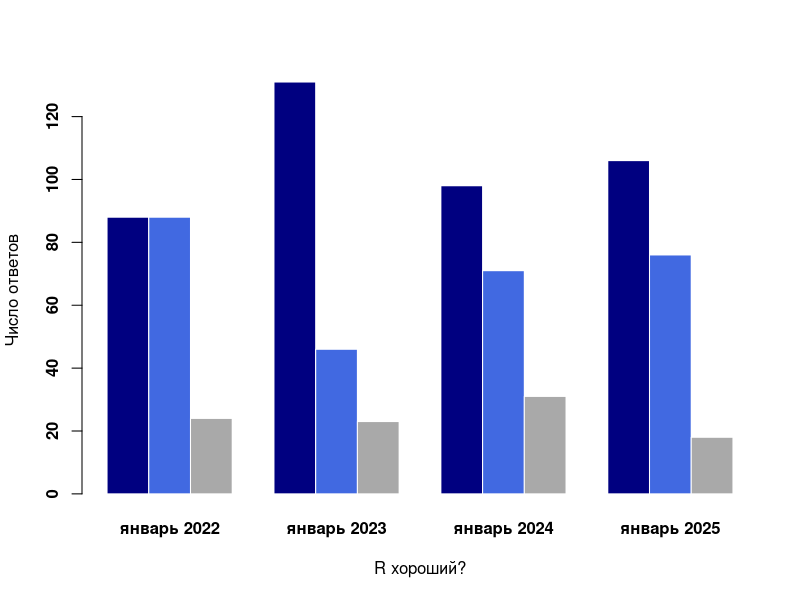
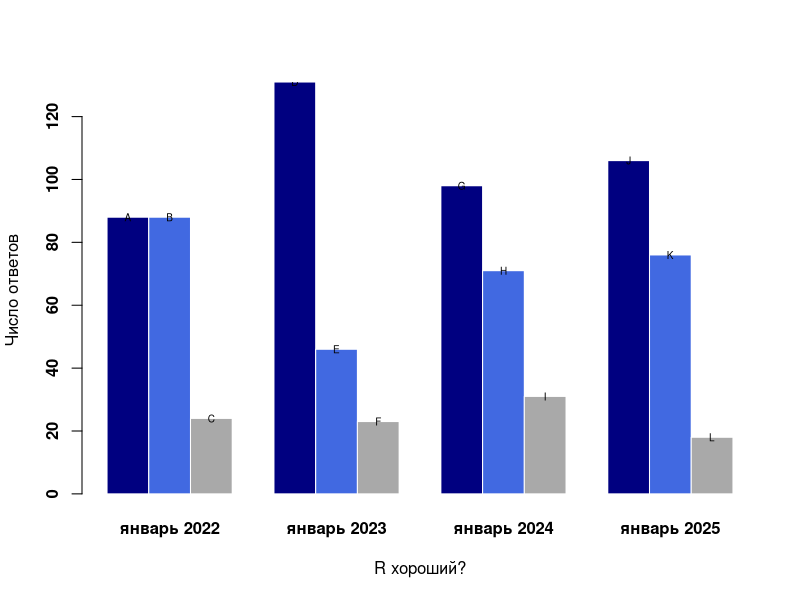
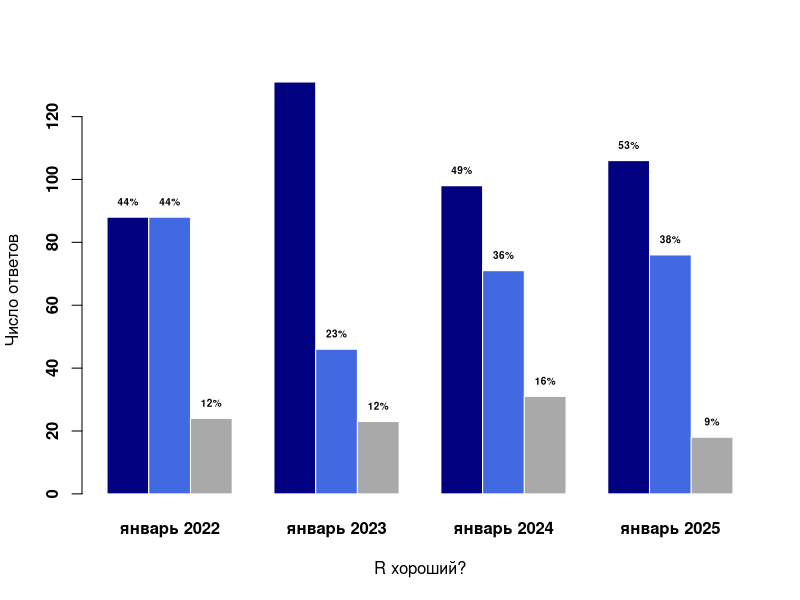
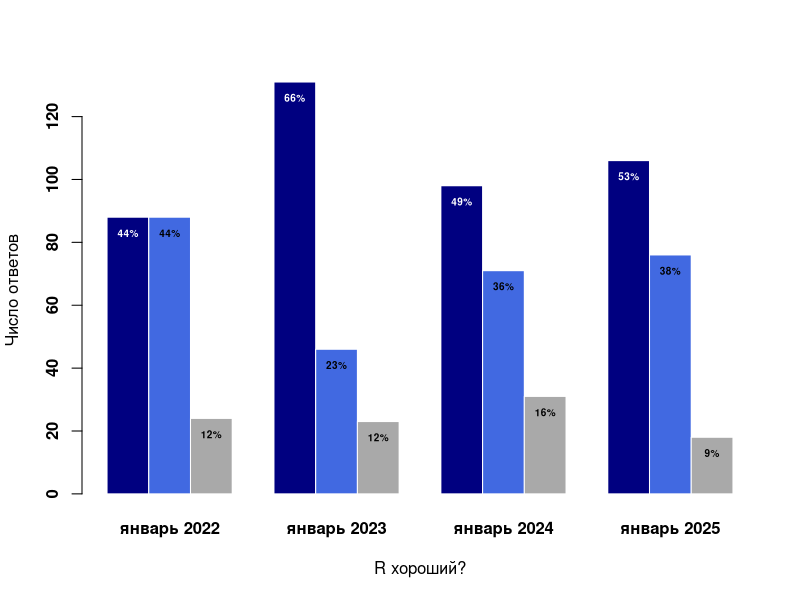

These charts were generated, in order, by the following R code:
#########################################################
#### PRACTICE 02: BAR CHART CTD #########################
#########################################################

# generate data
# sample() pseudo-random sampling

answer01 <- sample(c("Да", "Нет", "Нет ответа"), 200, 
                   replace = TRUE, prob = c(0.4, 0.5, 0.1))
answer02 <- sample(c("Да", "Нет", "Нет ответа"), 200, 
                   replace = TRUE, prob = c(0.68, 0.22, 0.1))
answer03 <- sample(c("Да", "Нет", "Нет ответа"), 200, 
                   replace = TRUE, prob = c(0.5, 0.35, 0.15))
answer04 <- sample(c("Да", "Нет", "Нет ответа"), 200, 
                   replace = TRUE, prob = c(0.5, 0.4, 0.1))

# join as columns and change names
dat <- cbind.data.frame(answer01, answer02, 
                        answer03, answer04)
colnames(dat) <- c("январь 2022", "январь 2023", 
                   "январь 2024", "январь 2025")

# table of frequences
counts <- cbind(table(dat$`январь 2022`),
                table(dat$`январь 2023`),
                table(dat$`январь 2024`),
                table(dat$`январь 2025`))
colnames(counts) <- colnames(dat)

# if counts is 2-dimensional,
# bar plot is stacked by default,
# to unstack, use beside = TRUE

bar <- barplot(counts, 
               beside = TRUE, 
               col = c("navy", "royalblue", "darkgrey"), 
               border = "white",
               xlab = "R хороший?", 
               ylab = "Число ответов", 
               font.lab = 1,
               font.axis = 2,
               legend = rownames(counts),
               args.legend = list(x = 15, 
                                  y = 178,
                                  cex = 0.6, 
                                  horiz = TRUE))
bar

# prepare coordinates of labels
xpos <- as.vector(bar)
ypos <- as.vector(counts)
xpos
ypos

# example labels, 
# 12 letters just to check
labels <- LETTERS[1:12]

# look at text() after barplot(),
# it adds labels with coordinates from xpos, ypos

barplot(counts, 
        beside = TRUE, 
        col = c("navy", "royalblue", "darkgrey"), 
        border = "white",
        xlab = "R хороший?", 
        ylab = "Число ответов", 
        font.lab = 1,
        font.axis = 2,
        legend = rownames(counts),
        args.legend = list(x = 15, 
                           y = 178,
                           cex = 0.6, 
                           horiz = TRUE))
text(labels, x = xpos, 
     y = ypos, cex = 0.6)

# now we create proper labels with percentages
count_perc <- apply(counts, 2, 
                    function(x){x / sum(x) * 100})
perc <- round(as.vector(count_perc))
labels <- paste(perc, "%", sep = "")
labels

png("Barplot02.png", units = "in", width = 9, 
    height = 4, res = 300)
barplot(counts, 
        beside = TRUE, 
        col = c("navy", "royalblue", "darkgrey"), 
        border = "white",
        xlab = "R хороший?", 
        ylab = "Число ответов", 
        font.lab = 1,
        font.axis = 2,
        legend = rownames(counts),
        args.legend = list(x = 15, 
                           y = 178,
                           cex = 0.6, 
                           horiz = TRUE))
text(labels, x = xpos, 
     y = ypos + 5, cex = 0.6, font = 2)

dev.off()

utils::browseURL(getwd())

# now we change label colors,
# repeated names of colors
my.colors <- rep(c("white", 
                   "black", "black"), 4)
my.colors

png("Barplot03.png", units = "in", width = 9, 
    height = 4, res = 300)
barplot(counts, 
        beside = TRUE, 
        col = c("navy", "royalblue", "darkgrey"), 
        border = "white",
        xlab = "R хороший?", 
        ylab = "Число ответов", 
        font.lab = 1,
        font.axis = 2,
        legend = rownames(counts),
        args.legend = list(x = 15, 
                           y = 178,
                           cex = 0.6, 
                           horiz = TRUE))
text(labels, x = xpos, 
     y = ypos - 5, cex = 0.6, font = 2,
     col = my.colors)

dev.off()
